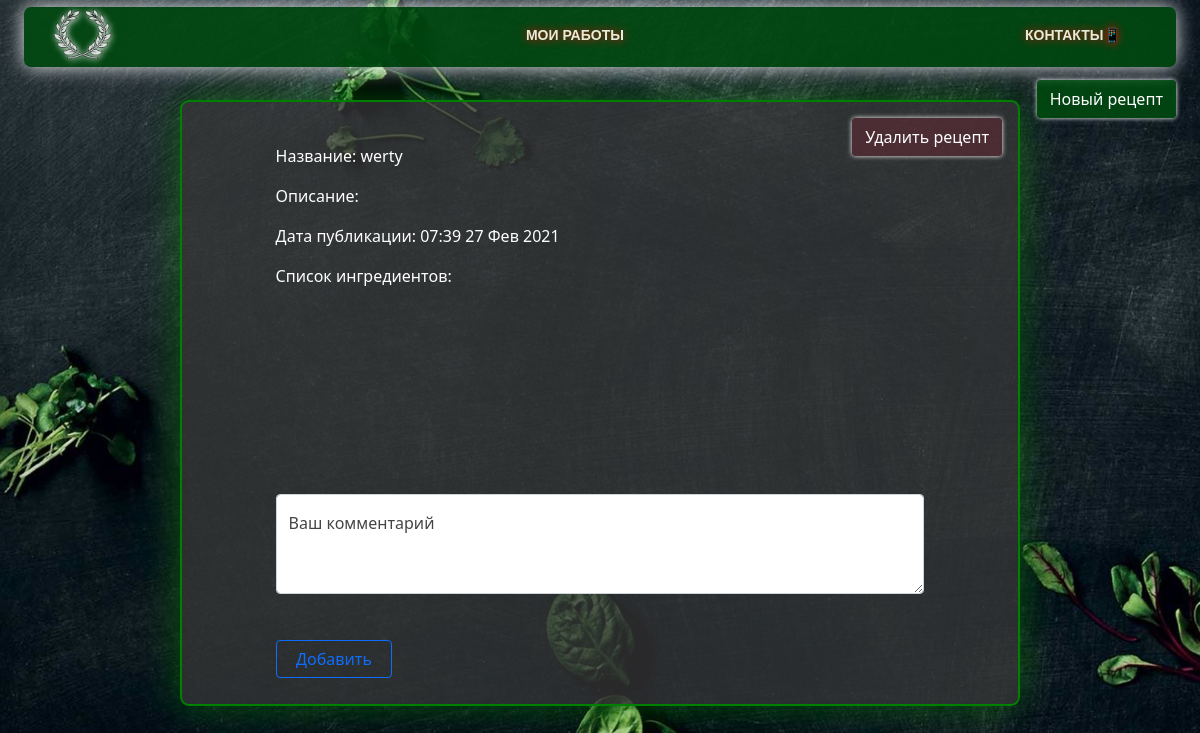
/recept/79/, run on the app's committed database.
### gluten/models.py (models this page shows, shortened)
class Recept(models.Model):
    name = models.CharField(default='',max_length=200)
    types = models.ForeignKey(Categor,default=0,on_delete=models.CASCADE)
    comp = jsonfield.JSONField(default='')
    description = models.CharField(default='',max_length=200)
    pub_date = models.DateTimeField(default=now,blank=True)
    likes = models.IntegerField(default=0)
    img = models.ImageField(upload_to ='uploads/', default='none.png')

### gluten/views.py (the view)
# urls.py: path('recept/<int:recept_id>/', views.CurRec, name='recept'),
def CurRec(request, recept_id):
    try:
        data =[]
        data.append(list(Recept.objects.filter(id=recept_id).values()))
        data.append(list(Text.objects.filter(recept=recept_id).values()))
        data.append(list(Comment.objects.filter(recept=recept_id).values().order_by('-pub_date')))
    except Recept.DoesNotExist:
        raise Http404("Recept does not exist")
    return render(request, 'recept.html', {'recept': data})

### templates/recept.html (shortened to what this page needs)
{% extends 'base.html' %}
{% load static %}
{% block content %}
<div id="recept">
    <button type="button" onclick="location.href = '/delete/{{ recept.0.0.id }}/'" class="btn btn-primary del_recept">
        Удалить рецепт
    </button>
    <div id="recept_block">
        <div class="recept_content">
            <p>Название: {{ recept.0.0.name }}</p>
            <p>Описание: {{ recept.0.0.description }}</p>
            <p>Дата публикации: {{recept.0.0.pub_date|time:"H:i"}} {{ recept.0.0.pub_date|date:"d M Y" }}</p>
            <p>Список ингредиентов:</p>
            <svg><use xlink:href="{% static 'like-svgrepo-com.svg' %}"></use></svg>
            <p><img src="" ></p>
        </div>
        <form action="{% url 'add_com' recept.0.0.id %}" method="post" enctype="multipart/form-data">
            <div class="mb-3">
                <div class="form-floating">
                    <textarea  name="text" class="form-control" placeholder="Leave a comment here" id="floatingTextarea2" style="height: 100px"></textarea>
                    <label style="color: #444;" for="floatingTextarea2">Ваш комментарий</label>
                </div>
                <br>
                <button type="submit" class="btn btn-outline-primary">Добавить</button>
            </div>
        </form>
    </div>
</div>
{% endblock %}

### static/css/style.css (style rules this page uses)
#recept { background-color: rgba(55, 55, 55, 0.75); border: 2px solid green; box-shadow: 0 0 38px rgba(0, 128, 0, 0.59); width: 70%; margin: 0 auto; margin-top: 3%; border-radius: 9px; position: relative; }
#recept .del_recept { position: absolute; right: 1em; top: 1em; color: #fff; border-color: #49491010; background-color: rgba(96, 41, 53, 0.61); box-shadow: 0 0 5px rgb(255, 255, 255); }
#recept #recept_block { width: 80%; margin: 0 auto; padding: 10px; padding-top: 5%; }
#recept #recept_block form button { margin-top: 22px; margin-right: auto; width: 18%; }
#recept .recept_content { color: #ffffff; }
.div { background-image: url(../Background_image.jpg); background-position: center center; background-repeat: no-repeat; background-attachment: fixed; background-size: cover; background-color: #000000; color: #fff; }
* { box-sizing: border-box; }

### data on the page
Recept: name "werty", pub_date "07:39", pub_date "27 Фев 2021"
